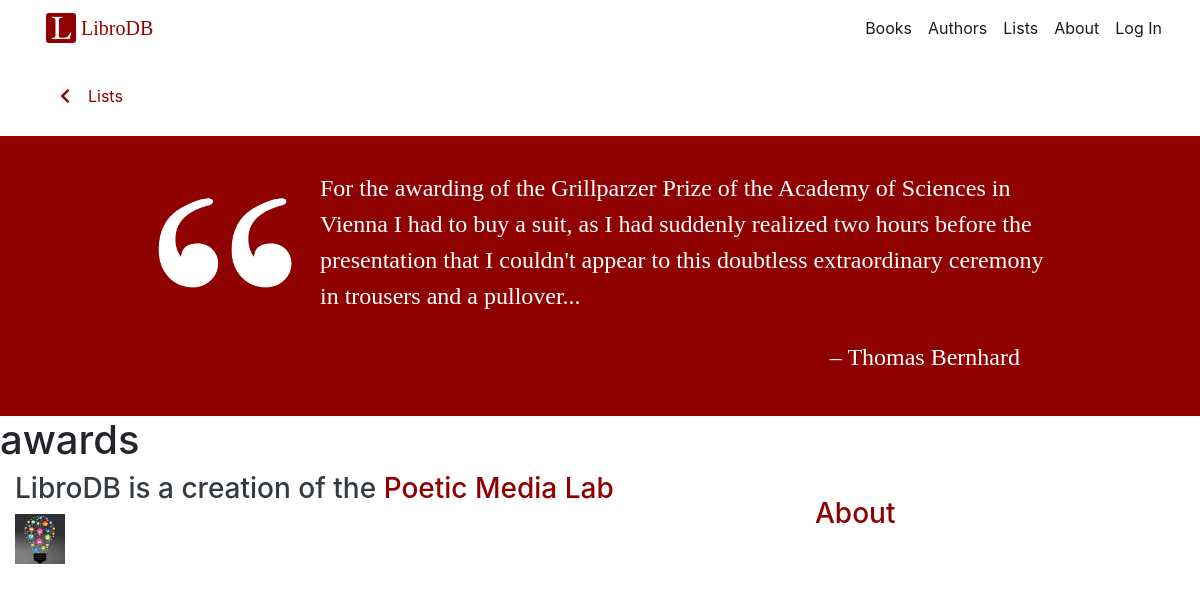
Page /books/lists/awards/ on the earlier database version.
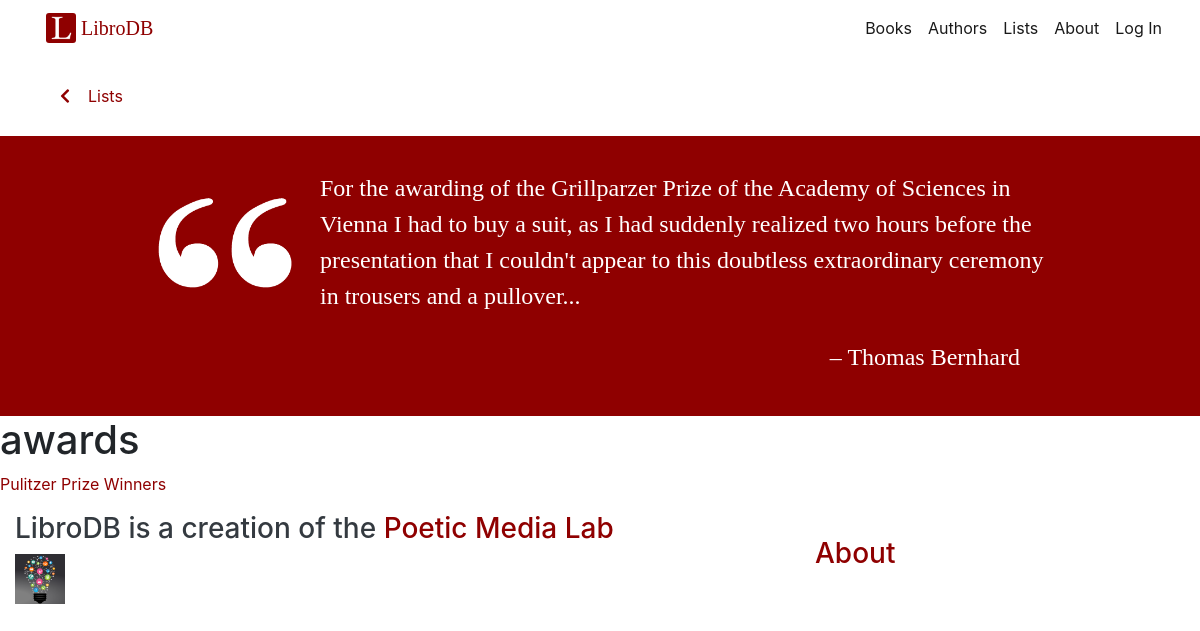
Same page on the later database version.
### books/models.py (models this page shows, shortened)
class BookList(models.Model):
	awards = 'awards'
	editorial = 'editorial'
	LIST_KINDS = (
		(awards, 'awards',),
		(editorial, 'editorial',),
	)
	kind = models.CharField(max_length=20, choices=LIST_KINDS)
	name = models.CharField(max_length=200)
	slug = models.SlugField(max_length=50)
	list_desc = models.TextField()
	list_image = models.ImageField(null=True, blank=True, upload_to='list_images')
	def get_absolute_url(self):
		return reverse('books:generic_list', kwargs={'kind': self.kind, 'slug': self.slug, 'booklist_id': self.id})

### books/views.py (the view)
# urls.py: path('lists/<str:kind>/', ListsOfKind.as_view(), name='lists_of_kind'),
class ListsOfKind(TemplateView):
	template_name = 'books/lists_of_kind.html'
	def get_context_data(self, **kwargs):
		context = super().get_context_data(**kwargs)
		context['kind'] = self.kwargs['kind']
		context['lists_of_kind'] = BookList.objects.filter(kind=self.kwargs['kind'])
		return context

### books/templates/books/lists_of_kind.html (shortened to what this page needs)
{% extends "base.html" %}
{% load static %}
{% block content %}
	<section class="books-breadcrumbs">
		<div class="breadcrumbs-wrapper">
			<a href="../../lists">
				<span>
					<i class="fas fa-chevron-left"></i>&nbsp;&nbsp;&nbsp;&nbsp;Lists
				</span>
			</a>
		</div>
	</section>
	<section class="jumbotron jumbotron-fluid libro-jumbotron list-detail-jumbotron">
		<div class="lines-wrapper">
			<div class="left-quotes" style="background-image: url({% static 'leftquotes.png' %})">
			</div>
			{% if kind == 'awards' %}
			<div class="first-lines">
				For the awarding of the Grillparzer Prize of the Academy of Sciences in Vienna I had to buy a suit, as I had suddenly realized two hours before the presentation that I couldn't appear to this doubtless extraordinary ceremony in trousers and a pullover...
			</div>
		</div>
					<h4 class="libre text-white quote-attr">
				– Thomas Bernhard
			</h4>
			{% endif %}
	</section>
	<h1>{{ kind }}</h1>
	{% for list in lists_of_kind %}
	<a href="{{ list.get_absolute_url }}"><p>{{ list.name }}</p></a>
	{% endfor %}
{% endblock %}

Differences in the rows shown:
added BookList: kind "awards", name "Pulitzer Prize Winners"
Other differences:
{{ kind }}: "awards" → (not shown)
